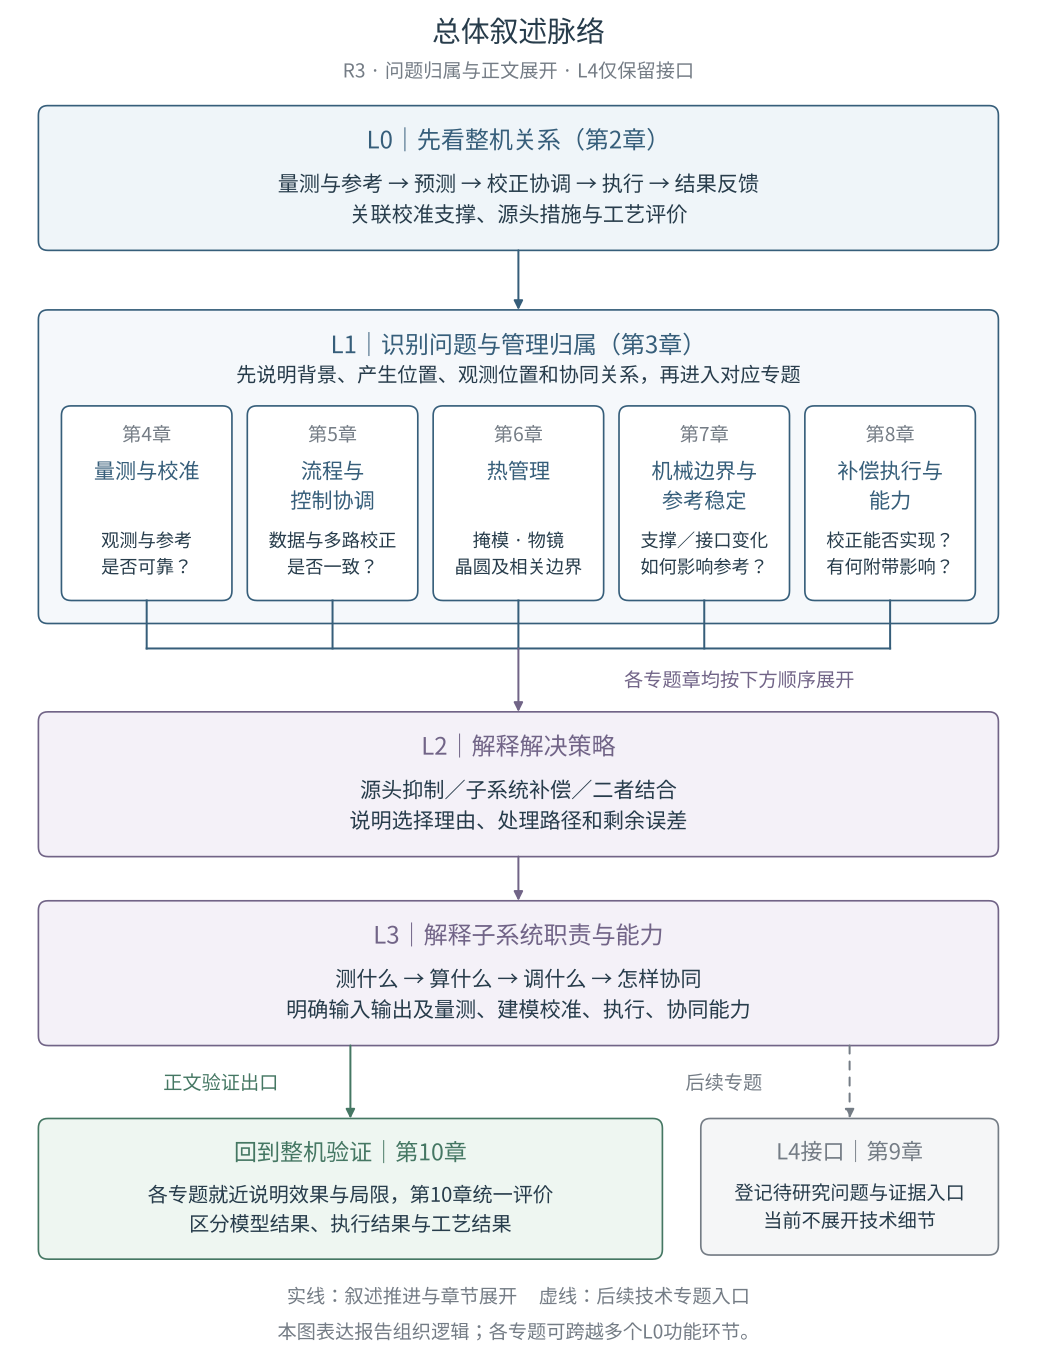

Write Python code to recreate this figure.
"""Render the approved R3 report narrative; this is not a machine control diagram.

Requires Matplotlib, fontconfig and Noto Sans CJK SC. SVG embeds glyph outlines.
Run with --preview-dir to save a PNG and measured layout checks outside the report.
"""
import argparse
import json
from pathlib import Path
import subprocess

import matplotlib
matplotlib.use('Agg')
import matplotlib.pyplot as plt
from matplotlib.backends.backend_agg import RendererAgg
from matplotlib.font_manager import FontProperties
from matplotlib.patches import FancyArrowPatch, FancyBboxPatch

DPI, WIDTH, PAD = 100, 1080, 20
BLUE, PURPLE, GREEN, GRAY = '#365E7A', '#716487', '#457763', '#747C85'
FONT_PATH = subprocess.check_output(
    ['fc-match', '-f', '%{file}', 'Noto Sans CJK SC'], text=True).strip()
METRICS = RendererAgg(WIDTH, 1800, DPI)


def font(px):
    return FontProperties(fname=FONT_PATH, size=px * 72 / DPI)


def width(text, px):
    return METRICS.get_text_width_height_descent(text, font(px), False)[0]


def wrap(text, available, px):
    lines = []
    for paragraph in text.split('\n'):
        current = ''
        for char in paragraph:
            if current and width(current + char, px) > available:
                lines.append(current)
                current = char
            else:
                current += char
        lines.append(current)
    return lines


def node(x, y, w, title, body, color=BLUE, fill='#EFF5F9',
         title_px=25, body_px=22, badge=None):
    titles = wrap(title, w - 2 * PAD, title_px)
    lines = wrap(body, w - 2 * PAD, body_px)
    header = 34 if badge else 0
    h = 2 * PAD + header + len(titles) * title_px * 1.4 + 12 + len(lines) * body_px * 1.45
    return dict(x=x, y=y, w=w, h=h, titles=titles, lines=lines,
                title_px=title_px, body_px=body_px, badge=badge, color=color, fill=fill)


def bottom(n):
    return n['y'] + n['h']


def cx(n):
    return n['x'] + n['w'] / 2


def build(preview_dir=None):
    l0 = node(40, 110, 1000, 'L0｜先看整机关系（第2章）',
              '量测与参考 → 预测 → 校正协调 → 执行 → 结果反馈\n关联校准支撑、源头措施与工艺评价')
    group_top = bottom(l0) + 62
    card_y = group_top + 100
    descriptions = [
        ('第4章', '量测与校准', '观测与参考\n是否可靠？'),
        ('第5章', '流程与\n控制协调', '数据与多路校正\n是否一致？'),
        ('第6章', '热管理', '掩模 · 物镜\n晶圆及相关边界'),
        ('第7章', '机械边界与\n参考稳定', '支撑／接口变化\n如何影响参考？'),
        ('第8章', '补偿执行与\n能力', '校正能否实现？\n有何附带影响？'),
    ]
    card_width, gap = 177.6, 16
    cards = [node(64 + i * (card_width + gap), card_y, card_width,
                  title, body, fill='white', title_px=22, body_px=19, badge=badge)
             for i, (badge, title, body) in enumerate(descriptions)]
    # Equal card heights and title areas preserve alignment without shrinking text.
    title_slots = max(len(n['titles']) for n in cards)
    for n in cards:
        n['titles'] += [''] * (title_slots - len(n['titles']))
        n['h'] = 2 * PAD + 34 + title_slots * 22 * 1.4 + 12 + max(len(c['lines']) for c in cards) * 19 * 1.45
    group = dict(x=40, y=group_top, w=1000, h=bottom(cards[0]) + 24 - group_top)
    bus_y = group_top + group['h'] + 26
    l2 = node(40, bus_y + 66, 1000, 'L2｜解释解决策略',
              '源头抑制／子系统补偿／二者结合\n说明选择理由、处理路径和剩余误差', PURPLE, '#F4F1F8')
    l3 = node(40, bottom(l2) + 46, 1000, 'L3｜解释子系统职责与能力',
              '测什么 → 算什么 → 调什么 → 怎样协同\n明确输入输出及量测、建模校准、执行、协同能力', PURPLE, '#F4F1F8')
    final_y = bottom(l3) + 76
    verification = node(40, final_y, 650, '回到整机验证｜第10章',
                        '各专题就近说明效果与局限，第10章统一评价\n区分模型结果、执行结果与工艺结果', GREEN, '#EEF6F1', 24, 21)
    l4 = node(730, final_y, 310, 'L4接口｜第9章',
              '登记待研究问题与证据入口\n当前不展开技术细节', GRAY, '#F5F6F7', 23, 20)
    nodes = [l0, *cards, l2, l3, verification, l4]
    height = max(bottom(n) for n in nodes) + 105
    fig, ax = plt.subplots(figsize=(WIDTH / DPI, height / DPI), dpi=DPI)
    fig.subplots_adjust(0, 0, 1, 1)
    fig.patch.set_facecolor('white')
    ax.set(xlim=(0, WIDTH), ylim=(height, 0))
    ax.axis('off')
    plt.rcParams['svg.fonttype'] = 'path'
    plt.rcParams['svg.hashsalt'] = 'overlay-r3-narrative-review'
    texts, routes = [], []

    def label(x, y, text, px=21, color='#273C4B', owner=None):
        a = ax.text(x, y, text, fontproperties=font(px), ha='center', va='center', color=color, zorder=4)
        texts.append((a, owner))

    def box(n, color=None, fill=None):
        ax.add_patch(FancyBboxPatch((n['x'], n['y']), n['w'], n['h'],
            boxstyle='round,pad=0,rounding_size=10', linewidth=1.25,
            edgecolor=color or n['color'], facecolor=fill or n['fill'], zorder=2))

    def route(points, color=BLUE, dashed=False, arrow=True):
        routes.append(points)
        style = (0, (4, 4)) if dashed else 'solid'
        if len(points) > 2:
            ax.plot(*zip(*points[:-1]), color=color, lw=1.5, linestyle=style, zorder=3)
        if arrow:
            ax.add_patch(FancyArrowPatch(points[-2], points[-1], arrowstyle='-|>',
                mutation_scale=14, lw=1.5, color=color, linestyle=style, shrinkA=0, shrinkB=0, zorder=3))
        else:
            ax.plot(*zip(*points[-2:]), color=color, lw=1.5, linestyle=style, zorder=3)

    label(540, 35, '总体叙述脉络', 30)
    label(540, 75, 'R3 · 问题归属与正文展开 · L4仅保留接口', 20, GRAY)
    box(group, BLUE, '#F5F8FB')
    label(540, group_top + 38, 'L1｜识别问题与管理归属（第3章）', 25, BLUE, group)
    label(540, group_top + 69, '先说明背景、产生位置、观测位置和协同关系，再进入对应专题', 21, owner=group)
    for n in nodes:
        box(n)
        y = n['y'] + PAD
        if n['badge']:
            label(cx(n), y + 11, n['badge'], 20, GRAY, n)
            y += 34
        for text in n['titles']:
            label(cx(n), y + n['title_px'] * 0.7, text, n['title_px'], n['color'], n)
            y += n['title_px'] * 1.4
        y += 12
        for text in n['lines']:
            label(cx(n), y + n['body_px'] * 0.725, text, n['body_px'], owner=n)
            y += n['body_px'] * 1.45
    route([(540, bottom(l0)), (540, group_top)])
    for n in cards:
        route([(cx(n), bottom(n)), (cx(n), bus_y)], arrow=False)
    route([(cx(cards[0]), bus_y), (cx(cards[-1]), bus_y)], arrow=False)
    route([(540, bus_y), (540, l2['y'])], PURPLE)
    label(770, bus_y + 34, '各专题章均按下方顺序展开', 20, PURPLE)
    route([(540, bottom(l2)), (540, l3['y'])], PURPLE)
    route([(cx(verification), bottom(l3)), (cx(verification), final_y)], GREEN)
    route([(cx(l4), bottom(l3)), (cx(l4), final_y)], GRAY, dashed=True)
    label(230, bottom(l3) + 40, '正文验证出口', 20, GREEN)
    label(754, bottom(l3) + 40, '后续专题', 20, GRAY)
    label(540, height - 65, '实线：叙述推进与章节展开     虚线：后续技术专题入口', 20, GRAY)
    label(540, height - 28, '本图表达报告组织逻辑；各专题可跨越多个L0功能环节。', 20, GRAY)

    fig.canvas.draw()
    renderer, overflows, margins, bounds_list = fig.canvas.get_renderer(), [], [], []
    for artist, owner in texts:
        if not artist.get_text():
            continue
        bounds = artist.get_window_extent(renderer).transformed(ax.transData.inverted())
        x0, x1 = bounds.x0, bounds.x1
        y0, y1 = sorted([bounds.y0, bounds.y1])
        bounds_list.append((artist.get_text(), (x0, y0, x1, y1)))
        assert 0 <= x0 < x1 <= WIDTH and 0 <= y0 < y1 <= height, 'Text outside canvas'
        if owner:
            margin = min(x0 - owner['x'], owner['x'] + owner['w'] - x1,
                         y0 - owner['y'], bottom(owner) - y1)
            margins.append(margin)
            if margin < PAD - 1:
                overflows.append(artist.get_text())
    assert not overflows, f'Text intrudes into padding: {overflows}'
    for i, first in enumerate(nodes):
        for second in nodes[i + 1:]:
            assert not (max(first['x'], second['x']) < min(first['x'] + first['w'], second['x'] + second['w'])
                        and max(first['y'], second['y']) < min(bottom(first), bottom(second))), 'Node overlap'
    for points in routes:
        for (x1, y1), (x2, y2) in zip(points, points[1:]):
            for n in nodes:
                hit_x = y1 == y2 and n['y'] < y1 < bottom(n) and max(min(x1, x2), n['x']) < min(max(x1, x2), n['x'] + n['w'])
                hit_y = x1 == x2 and n['x'] < x1 < n['x'] + n['w'] and max(min(y1, y2), n['y']) < min(max(y1, y2), bottom(n))
                assert not (hit_x or hit_y), 'Connector crosses node'
            for text, (tx0, ty0, tx1, ty1) in bounds_list:
                hit_x = y1 == y2 and ty0 < y1 < ty1 and max(min(x1, x2), tx0) < min(max(x1, x2), tx1)
                hit_y = x1 == x2 and tx0 < x1 < tx1 and max(min(y1, y2), ty0) < min(max(y1, y2), ty1)
                assert not (hit_x or hit_y), f'Connector crosses text: {text}'
    output = Path(__file__).with_suffix('.svg')
    fig.savefig(output, format='svg', metadata={'Date': None})
    output.write_text('\n'.join(s.rstrip() for s in output.read_text().splitlines()) + '\n')
    checks = dict(width=WIDTH, height=round(height, 2), nodes=len(nodes), topic_groups=1,
                  text_lines=len(bounds_list), text_overflow=overflows,
                  minimum_text_margin_px=round(min(margins), 2), overlapping_nodes=0,
                  connector_node_crossings=0, connector_text_crossings=0,
                  main_body_font_px=22, smallest_font_px=19)
    if preview_dir:
        preview_dir = Path(preview_dir)
        preview_dir.mkdir(parents=True, exist_ok=True)
        fig.savefig(preview_dir / 'narrative-logic.png', dpi=DPI)
        (preview_dir / 'layout-check.json').write_text(json.dumps(checks, ensure_ascii=False, indent=2) + '\n')
    plt.close(fig)
    print(json.dumps(checks, ensure_ascii=False))


if __name__ == '__main__':
    parser = argparse.ArgumentParser(description=__doc__)
    parser.add_argument('--preview-dir', type=Path)
    build(parser.parse_args().preview_dir)
